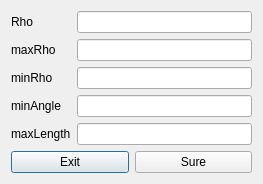
<?xml version="1.0" encoding="UTF-8"?>
<ui version="4.0">
 <class>SetValueDialog</class>
 <widget class="QDialog" name="SetValueDialog">
  <property name="geometry">
   <rect>
    <x>0</x>
    <y>0</y>
    <width>263</width>
    <height>175</height>
   </rect>
  </property>
  <property name="windowTitle">
   <string>Dialog</string>
  </property>
  <layout class="QFormLayout" name="formLayout">
   <item row="0" column="0">
    <layout class="QVBoxLayout" name="verticalLayout_2">
     <item>
      <widget class="QLabel" name="label_rho">
       <property name="text">
        <string>Rho</string>
       </property>
      </widget>
     </item>
     <item>
      <widget class="QLabel" name="label_maxrho">
       <property name="text">
        <string>maxRho</string>
       </property>
      </widget>
     </item>
     <item>
      <widget class="QLabel" name="label_minrho">
       <property name="text">
        <string>minRho</string>
       </property>
      </widget>
     </item>
     <item>
      <widget class="QLabel" name="label_minangle">
       <property name="text">
        <string>minAngle</string>
       </property>
      </widget>
     </item>
     <item>
      <widget class="QLabel" name="label_maxlength">
       <property name="text">
        <string>maxLength</string>
       </property>
      </widget>
     </item>
    </layout>
   </item>
   <item row="0" column="1">
    <layout class="QVBoxLayout" name="verticalLayout">
     <item>
      <widget class="QLineEdit" name="lineEdit_rho"/>
     </item>
     <item>
      <widget class="QLineEdit" name="lineEdit_maxrho"/>
     </item>
     <item>
      <widget class="QLineEdit" name="lineEdit_minrho"/>
     </item>
     <item>
      <widget class="QLineEdit" name="lineEdit_minangle"/>
     </item>
     <item>
      <widget class="QLineEdit" name="lineEdit_maxlength"/>
     </item>
    </layout>
   </item>
   <item row="1" column="0" colspan="2">
    <layout class="QHBoxLayout" name="horizontalLayout">
     <item>
      <widget class="QPushButton" name="button_exit">
       <property name="text">
        <string>Exit</string>
       </property>
      </widget>
     </item>
     <item>
      <widget class="QPushButton" name="button_sure">
       <property name="text">
        <string>Sure</string>
       </property>
      </widget>
     </item>
    </layout>
   </item>
  </layout>
 </widget>
 <resources/>
 <connections/>
</ui>
